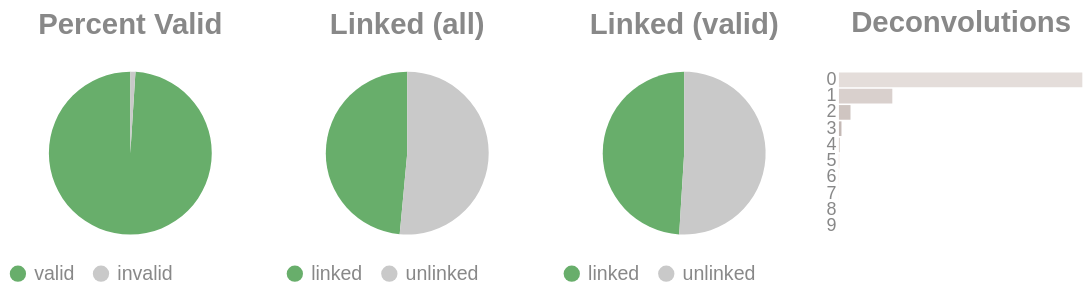

The cell this chart's notebook holds for it:
### Code cell
if SKIPLR:
    pass
else:
    clash = Counter()
    for i in valids['molecule'].to_list():
        _mol = i.split("-")
        if len(_mol) == 1:
            clash.update('0')
        else:
            clash.update(_mol[-1])

    _d = {"deconvolutions": [], 'count': []}
    for k,v in clash.items():
        _d['deconvolutions'].append(k)
        _d['count'].append(v)

    tot_valid = valids['reads'].sum()
    mask = valids['reads'] >= 2
    n_linked_reads = valids.filter(mask)['reads'].sum()
    if n_linked_reads == 0:
        print_html("No linked molecules (>=2 reads) were detected; skipping linked-only distributions.")
        SKIPLR = True
    else:
        perc_valid = round(tot_valid / n_reads, 4)
        linked_perc_abs = round(n_linked_reads / n_reads, 4)
        linked_perc = round(n_linked_reads / tot_valid, 4)

    _valid = pl.DataFrame({"valids": ['valid', 'invalid'], "count": [tot_valid, n_reads - tot_valid]})
    _linked_abs = pl.DataFrame({"linked (absolute)": ['linked', 'unlinked'], "count": [n_linked_reads, n_reads - n_linked_reads]})
    _linked_rel = pl.DataFrame({"linked (valids)": ['linked', 'unlinked'], "count": [n_linked_reads, tot_valid - n_linked_reads]})

    (
        alt.hconcat(
            piechart(_valid, goodval = 'valid', title = "Percent Valid"),
            piechart(_linked_abs, goodval = "linked", title =  "Linked (all)"),
            piechart(_linked_rel, goodval = "linked", title =  "Linked (valid)"),
            convolutionbar(pl.DataFrame(_d), title = "Deconvolutions"),
            center = True,
            bounds = 'flush'
        )
        .resolve_scale(color='independent')
        .resolve_legend('independent')
        .properties(usermeta={'embedOptions': {"actions": False}})
    ).display()

### Figure 1 — Vega-Lite specification as saved in the notebook (floating-point values rounded to 4 significant figures)
{"width": "container", "height": 400, "config": {"title": {"anchor": "start", "dy": -15, "fontSize": 18, "color": "#888888", "subtitleColor": "#888888", "subtitleFontSize": 14}, "arc": {"fill": "#0072B2"}, "axis": {"domainColor": "#888888", "domainWidth": 0.5, "gridWidth": 0.2, "grid": false, "titleFontWeight": 400, "titleFontSize": 15, "labelFontSize": 11, "labelColor": "#888888", "tickColor": "#888888", "tickWidth": 0.2, "titleColor": "#888888"}, "axisBand": {"grid": false}, "axisX": {"grid": true, "tickSize": 10, "domainCap": "round"}, "axisY": {"domain": false, "grid": true, "tickSize": 0, "domainCap": "round"}, "background": "transparent", "header": {"labelFontSize": 15, "labelColor": "#888888", "titleFontSize": 15, "titleFontWeight": 600, "titleColor": "#888888"}, "legend": {"labelFont": "sans-serif", "labelFontSize": 12, "labelColor": "#888888", "symbolSize": 100, "symbolType": "circle", "titleFontSize": 12, "titlePadding": 10, "titleColor": "#888888", "title": null}, "range": {"category": ["#E69F00", "#56B4E9", "#009E73", "#F0E442", "#0072B2", "#D55E00", "#CC79A7", "#000000"], "diverging": ["#cfe8f3", "#a2d4ec", "#73bfe2", "#46abdb", "#1696d2", "#12719e"]}, "area": {"fill": "#0072B2", "fillOpacity": 0.7, "line": true, "strokeOpacity": 0.7}, "line": {"color": "#0072B2", "stroke": "#0072B2", "strokeWidth": 2}, "trail": {"color": "#0072B2", "stroke": "#0072B2", "strokeWidth": 0, "size": 1}, "point": {"filled": true, "fillOpacity": 1.0, "size": 95}, "text": {"color": "#888888", "fontSize": 11, "align": "right", "fontWeight": 400, "size": 11}, "bar": {"fill": "#0072B2", "stroke": null}, "view": {"stroke": null, "continuousWidth": 660, "continuousHeight": 400}}, "hconcat": [{"data": {"name": "data-609d3441c38d5a1a0890eb3351ddeff1"}, "mark": {"type": "arc"}, "encoding": {"color": {"field": "valids", "legend": {"orient": "bottom", "title": null}, "scale": {"domain": ["valid", "invalid"], "range": ["#68ae6b", "#C9C9C9"]}, "title": "Valids", "type": "nominal"}, "theta": {"field": "count", "type": "quantitative"}, "tooltip": [{"field": "valids", "title": "Valids", "type": "ordinal"}, {"field": "percent", "format": ".2%", "title": "Percent", "type": "quantitative"}, {"field": "count", "title": "Count", "type": "quantitative"}]}, "height": 100, "title": {"text": "Percent Valid", "align": "center", "anchor": "middle"}, "transform": [{"calculate": "datum.count / 12132361", "as": "percent"}], "width": 150}, {"data": {"name": "data-e917c3fb46c9323e01fc9c8c25b30924"}, "mark": {"type": "arc"}, "encoding": {"color": {"field": "linked (absolute)", "legend": {"orient": "bottom", "title": null}, "scale": {"domain": ["linked", "unlinked"], "range": ["#68ae6b", "#C9C9C9"]}, "title": "Linked (Absolute)", "type": "nominal"}, "theta": {"field": "count", "type": "quantitative"}, "tooltip": [{"field": "linked (absolute)", "title": "Linked (Absolute)", "type": "ordinal"}, {"field": "percent", "format": ".2%", "title": "Percent", "type": "quantitative"}, {"field": "count", "title": "Count", "type": "quantitative"}]}, "height": 100, "title": {"text": "Linked (all)", "align": "center", "anchor": "middle"}, "transform": [{"calculate": "datum.count / 12132361", "as": "percent"}], "width": 150}, {"data": {"name": "data-25456cbcc1ae607758f2a44fbb03a26e"}, "mark": {"type": "arc"}, "encoding": {"color": {"field": "linked (valids)", "legend": {"orient": "bottom", "title": null}, "scale": {"domain": ["linked", "unlinked"], "range": ["#68ae6b", "#C9C9C9"]}, "title": "Linked (Valids)", "type": "nominal"}, "theta": {"field": "count", "type": "quantitative"}, "tooltip": [{"field": "linked (valids)", "title": "Linked (Valids)", "type": "ordinal"}, {"field": "percent", "format": ".2%", "title": "Percent", "type": "quantitative"}, {"field": "count", "title": "Count", "type": "quantitative"}]}, "height": 100, "title": {"text": "Linked (valid)", "align": "center", "anchor": "middle"}, "transform": [{"calculate": "datum.count / 12009685", "as": "percent"}], "width": 150}, {"data": {"name": "data-ff59151a93d9b760c78f78f8a8a7b306"}, "mark": {"type": "bar"}, "encoding": {"color": {"field": "deconvolutions", "legend": null, "scale": {"scheme": "lightgreyred"}, "type": "nominal"}, "tooltip": [{"field": "deconvolutions", "title": "Deconvolutions", "type": "ordinal"}, {"field": "percent", "format": ".2%", "title": "Percent", "type": "quantitative"}, {"field": "count", "title": "Count", "type": "quantitative"}], "x": {"axis": null, "field": "count", "type": "quantitative"}, "y": {"field": "deconvolutions", "sort": "ascending", "title": null, "type": "nominal"}}, "height": 100, "title": {"text": "Deconvolutions", "align": "center", "anchor": "middle"}, "transform": [{"calculate": "datum.count / 8290056", "as": "percent"}], "width": 150}], "bounds": "flush", "center": true, "resolve": {"legend": {"angle": "independent"}, "scale": {"color": "independent"}}, "usermeta": {"embedOptions": {"actions": false}}, "$schema": "https://vega.github.io/schema/vega-lite/v6.4.1.json", "datasets": {"data-609d3441c38d5a1a0890eb3351ddeff1": [{"valids": "valid", "count": 12009685}, {"valids": "invalid", "count": 122676}], "data-e917c3fb46c9323e01fc9c8c25b30924": [{"linked (absolute)": "linked", "count": 5886559}, {"linked (absolute)": "unlinked", "count": 6245802}], "data-25456cbcc1ae607758f2a44fbb03a26e": [{"linked (valids)": "linked", "count": 5886559}, {"linked (valids)": "unlinked", "count": 6123126}], "data-ff59151a93d9b760c78f78f8a8a7b306": [{"deconvolutions": "0", "count": 6474584}, {"deconvolutions": "1", "count": 1420072}, {"deconvolutions": "2", "count": 307434}, {"deconvolutions": "3", "count": 67243}, {"deconvolutions": "4", "count": 15389}, {"deconvolutions": "5", "count": 3856}, {"deconvolutions": "6", "count": 1023}, {"deconvolutions": "7", "count": 298}, {"deconvolutions": "8", "count": 116}, {"deconvolutions": "9", "count": 41}]}}
